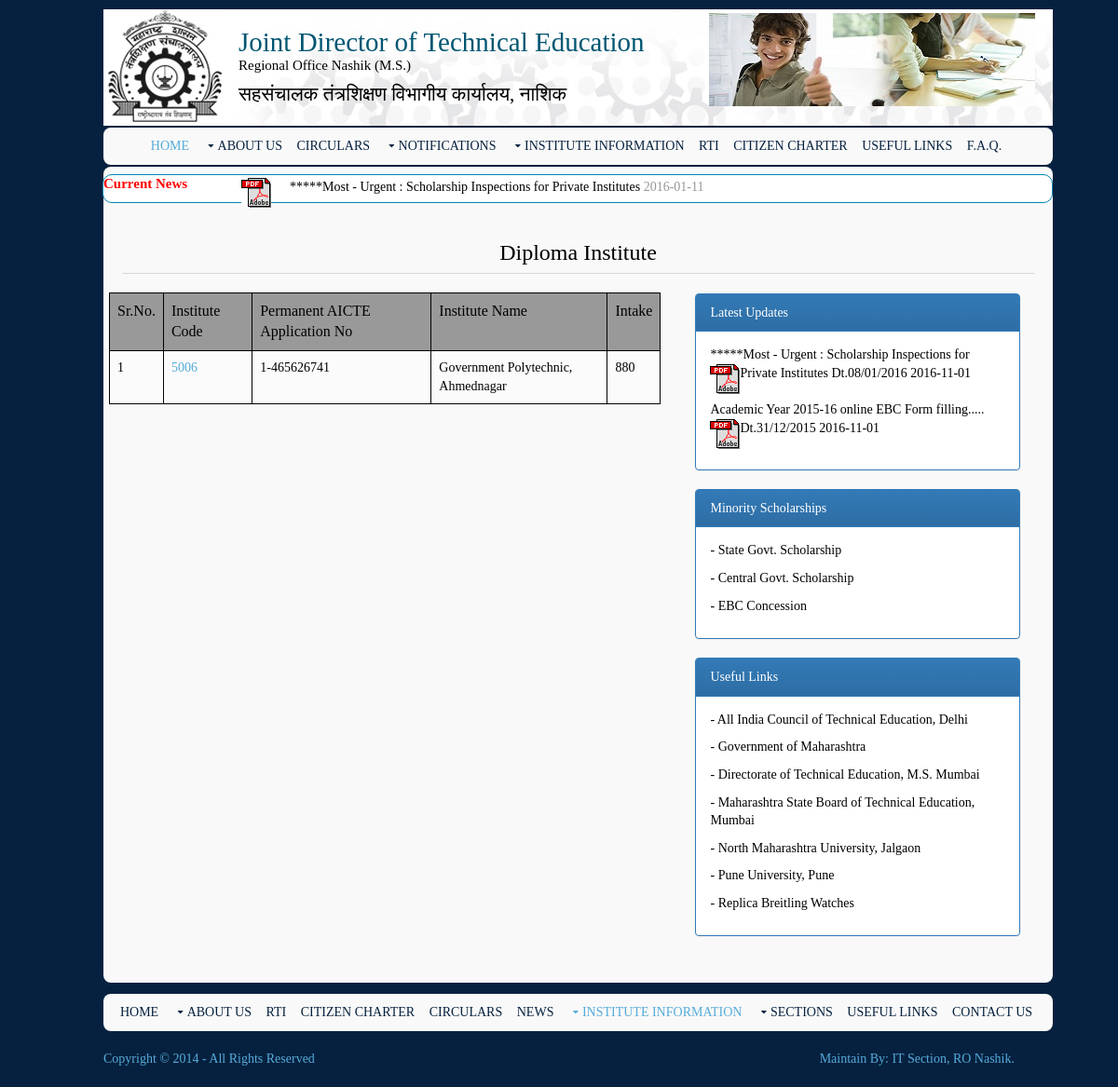
The app's page /diploma1.php with its own data.
### tables this page shows
CREATE TABLE IF NOT EXISTS `currentnews` (
  `id` int(11) NOT NULL AUTO_INCREMENT,
  `dateofposting` varchar(50) NOT NULL,
  `subject` varchar(200) NOT NULL,
  `file` varchar(50) NOT NULL,
  `type` varchar(50) NOT NULL,
  PRIMARY KEY (`id`)
);

CREATE TABLE IF NOT EXISTS `diploma` (
  `id` int(11) NOT NULL AUTO_INCREMENT,
  `code` varchar(30) NOT NULL,
  `number` varchar(30) NOT NULL,
  `name` varchar(200) NOT NULL,
  `intake` varchar(30) NOT NULL,
  `url` varchar(500) NOT NULL,
  PRIMARY KEY (`id`)
);

CREATE TABLE IF NOT EXISTS `updatelink` (
  `id` int(11) NOT NULL AUTO_INCREMENT,
  `dateofposting` varchar(50) NOT NULL,
  `subject` varchar(300) NOT NULL,
  `file` varchar(300) NOT NULL,
  `type` varchar(50) NOT NULL,
  PRIMARY KEY (`id`)
);

### diploma1.php (the view, shortened to what this page needs)
<!DOCTYPE html>
<html>
<head>
<link rel="stylesheet" href="bootstrap-3.3.5-dist/css/bootstrap.min.css" >
<link rel="stylesheet" href="bootstrap-3.3.5-dist/css/bootstrap-theme.min.css" >
<link href="layout/styles/layout.css" rel="stylesheet" type="text/css" media="all">
<link href="layout/styles/style.css" rel="stylesheet" type="text/css">
</head>
<body id="top">
<div class="wrapper row0">
<div class="logo"><a href="#"><img src="images/dte-logo.jpg" /></a></div>
          <div class="text-logo-div"><h2 style="margin-top:-11px;">Joint Director of Technical Education </h2>
        <h3 style="margin-bottom:10px;">Regional Office Nashik (M.S.)</h3>
		<h3 style="font-size:21px;">सहसंचालक तंत्रशिक्षण विभागीय कार्यालय, नाशिक</h3>
         <img src="images/banner-2.jpg"  class="img1">
       </div>
</div>
<div class="wrapper row2">
  <div class="rounded">
    <nav id="mainav" class="clear" style="margin-left:7px;">
      <ul class="clear">
       <li class="active"><a href="index.php">Home</a></li>
        <li><a class="drop" href="about.php">About Us</a>
       </li>
         <li><a href="circular.php">Circulars</a></li>
         <li><a class="drop" href="#">Notifications</a>
        </li>
         <li><a class="drop" href="#">Institute Information</a>
        </li>
         <li><a href="rti.php">RTI</a></li>
         <li><a href="citizencharter.php">Citizen Charter</a></li>
         <li><a href="usefulinks.php">Useful Links</a> </li>
         <li><a href="#">F.A.Q.</a></li>
      </ul>
    </nav>
  </div>
</div>
<div class="wrapper row3">
  <div class="rounded">
    <main class="container clear">
      <div class="group btmspace-30">
      <div class="marquee-box" style="margin-bottom:10px;margin-left: -21px;margin-top: -22px;">
        <div class="marquee-heading"><span style="font-size:15px;color:#F00;"><b>Current News</b></span>
      <div class="marquee-div" style="margin-top:-4px; height:28px; width:870px; float:right"> <marquee behavior="scroll" direction="left" onMouseOver="this.stop();" onMouseOut="this.start();" scrolldelay="210"  style="margin-right:10px;margin-top: 7px;"> <span style="margin-left:20px;"><?php
   include('config.php');
	$query = "select * from currentnews" ;
	$result1 = mysqli_query($con,$query) or die(mysqli_error($con));
while($row=mysqli_fetch_assoc($result1))
{
	$file=$row['file'];
	?>
<tr style="color:#000;"><td >
<a href="download.php?filename=<?php echo $file ;?>" style="color:#000;" >
<?php echo $row['subject']; ?>
<img alt="down-icon" src="images/pdficon.gif" align="left" width="20" height="20"/></a>
<?php echo $row['dateofposting']; ?></td>
</tr>
<br><br>
<?php }?> </span>
</marquee>
</div></div>
</div>
</div>
         <h5 align="center" style="font-size:24px; color:#000;">Diploma Institute</h5>
        <div class="one_half" style="margin-left:-74px;">
          <div class="sdb_holder" style="margin-right: -178px;
    margin-left: 60px;">
        <table border="1" style="border-color:#000;" align="center" id="table1" cellpadding="20" cellspacing="20" width="80%" class="table">
<tr  style="font-size:16px; color:#000;background-color:#999;border-color:#000;"><td style="color:#000;border-color:#000;">Sr.No.</td><td style="color:#000;border-color:#000;">Institute Code</td><td style="color:#000;border-color:#000;">Permanent AICTE Application No</td><td style="color:#000;border-color:#000;">Institute Name</td><td style="color:#000;border-color:#000;">Intake</td></tr>
         <?php
   include('config.php');
	$query1 = "SELECT * FROM diploma ";
	$result = mysqli_query($con,$query1);
?>
         <?php
while($row1=mysqli_fetch_array($result))
{
	$url=$row1['url'];
	?>
<tr style="color:#000;border-color:#000;">
<td style="color:#000;border-color:#000;"><?php echo $row1['id']; ?></td>
<td style="color:#000;border-color:#000;"><a href="<?=$url;?>"><?php echo $row1['code']; ?></a></td>
<td style="color:#000;border-color:#000;"><?php echo $row1['number']; ?></td>
<td style="color:#000;border-color:#000;"><?php echo $row1['name']; ?></td>
<td style="color:#000;border-color:#000;"><?php echo $row1['intake']; ?></td>
</tr>
<?php
}?>
  </table>
 </div>
        </div>
        <div class="one_quarter sidebar">
          <div class="sdb_holder" style="margin-right: -312px;
    margin-left: -30px;
    margin-top: 103px;
    width: 349px;">
         <div class="panel panel-primary">
  <div class="panel-heading">Latest Updates</div>
  <div class="panel-body" style="color:#000;">
     <marquee behavior="scroll" direction="up" onMouseOver="this.stop();" onMouseOut="this.start();" scrolldelay="210">
                    <?php
   include('config.php');
	$query = "select * from updatelink" ;
	$result1 = mysqli_query($con,$query) or die(mysqli_error($con));
while($row=mysqli_fetch_assoc($result1))
{
	$file=$row['file'];
	?>
<tr style="color:#000;"><td >
<a href="download.php?filename=<?php echo $file ;?>" style="color:#000;" >
<?php echo $row['subject']; ?>
<img alt="down-icon" src="images/pdficon.gif" align="left" width="20" height="20"/></a>
<?php echo $row['dateofposting']; ?></td>
</tr>
<br><br>
<?php }?>
         </marquee>
  </div>
</div>
 <div class="panel panel-primary">
  <div class="panel-heading">Minority Scholarships</div>
  <div class="panel-body" style="color:#000;">
      <p><a href="http://www.dtemaharashtra.gov.in/scholarships/?did=192" style="color:#000;" target="_blank">- State Govt. Scholarship</a></p>
         			  <p><a href="http://www.momascholarship.gov.in/?did=193" style="color:#000;" target="_blank">- Central Govt. Scholarship</a></p>
                     <p><a href="http://www.dtemaharashtra.gov.in/EBCScholarship/StaticPages/HomePage.aspx" style="color:#000;" target="_blank">- EBC Concession</a></p>
  </div>
</div>
<div class="panel panel-primary">
  <div class="panel-heading">Useful Links</div>
  <div class="panel-body" style="color:#000;">
      <p><a href="http://www.aicte.ernet.in/" style="color:#000;" target="_blank">- All India Council of Technical Education, Delhi</a></p>
         			  <p><a href="http://www.maharashtra.gov.in/" style="color:#000;" target="_blank">- Government of Maharashtra </a></p>
                     <p><a href="http://www.dte.org.in/" style="color:#000;" target="_blank">- Directorate of Technical Education, M.S. Mumbai</a></p>
                     <p><a href="http://www.msbte.com/" style="color:#000;" target="_blank">- Maharashtra State Board of Technical Education, Mumbai</a></p>
                     <p><a href="http://www.nmu.ac.in/" style="color:#000;" target="_blank">- North Maharashtra University, Jalgaon</a></p>
                     <p><a href="http://www.unipune.ernet.in/" style="color:#000;" target="_blank">- Pune University, Pune </a></p>
                     <p><a href="http://www.oopswatches.com/" style="color:#000;" target="_blank">- Replica Breitling Watches</a></p>
  </div>
</div>
</div>
          </div>
        </div>
      </div>
<div class="wrapper row2" style="margin-top: 60px;">
  <div class="rounded">
    <nav id="mainav" class="clear" style="margin-left:7px;">
      <ul class="clear">
        <li><a href="index.php">Home</a></li>
        <li><a class="drop" href="about.php">About Us</a>
        </li>
         <li><a href="rti.php">RTI</a></li>
         <li ><a href="citizencharter.php">Citizen Charter</a></li>
         <li><a href="circular.php">Circulars</a></li>
         <li><a href="news.php">News</a></li>
         <li class="active"><a class="drop" href="#">Institute Information</a>
        </li>
         <li><a class="drop" href="section.php">Sections</a>
        </li>
          <li><a href="usefulinks.php">Useful Links</a> </li>
        <li><a href="contact.php">Contact Us</a></li>
      </ul>
    </nav>
  </div>
</div>
<div class="wrapper row5">
  <div id="copyright" class="clear">
    <p class="fl_left">Copyright &copy; 2014 - All Rights Reserved </p>
    <p class="fl_right">Maintain By: IT Section, RO Nashik. </p>
  </div>
</div>
</body>
</html>

### layout/styles/layout.css (style rules this page uses)
.container { padding:20px 10px; }
.container h1, .container h2, .container h3, .container h4, .container h5, .container h6, .container .heading { padding-bottom:8px; border-bottom:1px solid; }
.container .sidebar { margin-left: 245px; margin-top: -102px; }
.sidebar .sdb_holder { margin-bottom:50px; }
.sidebar .sdb_holder:last-child { margin-bottom:0; }
#copyright p { margin:0; padding:0; }
nav ul, nav ol { margin:0; padding:0; list-style:none; }
#mainav .drop::after, #mainav li li .drop::after, #breadcrumb li a::after, .sidebar nav a::after { position:absolute; font-family:"FontAwesome"; font-size:10px; line-height:10px; }
#mainav { text-align:center; text-transform:uppercase; }
#mainav li { display:inline-block; position:relative; margin:0 30px 0 0; padding:0;margin-left: -18px; }
#mainav li:last-child { margin-right:0; }
#mainav li a { display:block; padding:0; }
#mainav .drop { padding-left:15px; }
#mainav .drop::after, #mainav li li .drop::after { content:"\f0d7"; }
#mainav .drop::after { top:5px; left:5px; }
table, th, td { border:1px solid; border-collapse:collapse; vertical-align:top; box-sizing:border-box; }
table, th { table-layout:auto; }
table { width:100%; margin-bottom:15px; }
th, td { padding:5px 8px; }
td { border-width:0 1px; }
.rounded, input, button, textarea, #header input, #footer input, #slide-wrapper figcaption, .avatar, #comments li, .faico a, #twitter, .pagination a, .pagination strong { border-radius:8px; margin-top:-48px;width: 1019px; }
body { color:#F9F9F9; background-color:#06213F; }
a { color:#55ABDA; }
.rounded { color:inherit; background-color:#F9F9F9; }
.row0, .row0 a { color:#F9F9F9; background-color:#06213F; }
.row2, .row2 a { color:#06213F; background-color:inherit; }
.row3 { color:#979797; background-color:inherit; margin-top:50px; }
.row5, .row5 a { color:#55ABDA; background-color:#06213F; }
.container h1, .container h2, .container h3, .container h4, .container h5, .container h6, .container .heading { border-color:#D7D7D7; }
#mainav li a { color:inherit; }
#mainav .active a, #mainav a:hover, #mainav li:hover > a { color:#55ABDA; background-color:inherit; }
table, th, td, #comments .avatar, #comments input, #comments textarea { border-color:#D7D7D7; }
tr, #comments li, #comments input[type="submit"], #comments input[type="reset"] { color:inherit; background-color:#FBFBFB; }
tr:nth-child(odd), #comments li:nth-child(odd) { color:inherit; background-color:#FFFFFF; }
table a, #comments a { background-color:inherit; }
@media screen and (min-width:978px) { .wrapper { max-width:978px; } }

### layout/styles/style.css (style rules this page uses)
.logo { width: 130px; background-color: #fff; float: left; height: 125px; margin-top: 10px; }
.text-logo-div { float: left; width: 889px; height: 125px; background:url(../../images/header-bg.jpg); margin-left: 130px; margin-top: -125px; }
h2 { padding: 30px 0px 0px 15px; margin-top: 0px; margin-bottom: 0px; font-size: 29px; color: #005672; font-weight: 200; }
h3 { margin-top: 0px; font-size: 15px; color: #000; font-weight: 200; padding-left: 15px; }
.img1 { float: right; margin-top: -120px; margin-right: 19px; }
.marquee-box { width: 1020px; height: 31px; background-color: #fff; border: 1px solid #0086b2; -webkit-border-radius: 10px; -moz-border-radius: 10px; border-radius: 10px; margin-bottom: 15px; }

### records on screen
currentnews: subject "*****Most - Urgent : Scholarship Inspections for Private Institutes", dateofposting "2016-01-11"
diploma: id "1", code "5006", number "1-465626741", name "Government Polytechnic, Ahmednagar", intake "880"
updatelink: subject "*****Most - Urgent : Scholarship Inspections for Private Institutes Dt.08/01/2016", dateofposting "2016-11-01"
updatelink: subject "Academic Year 2015-16 online EBC Form filling..... Dt.31/12/2015", dateofposting "2016-11-01"
